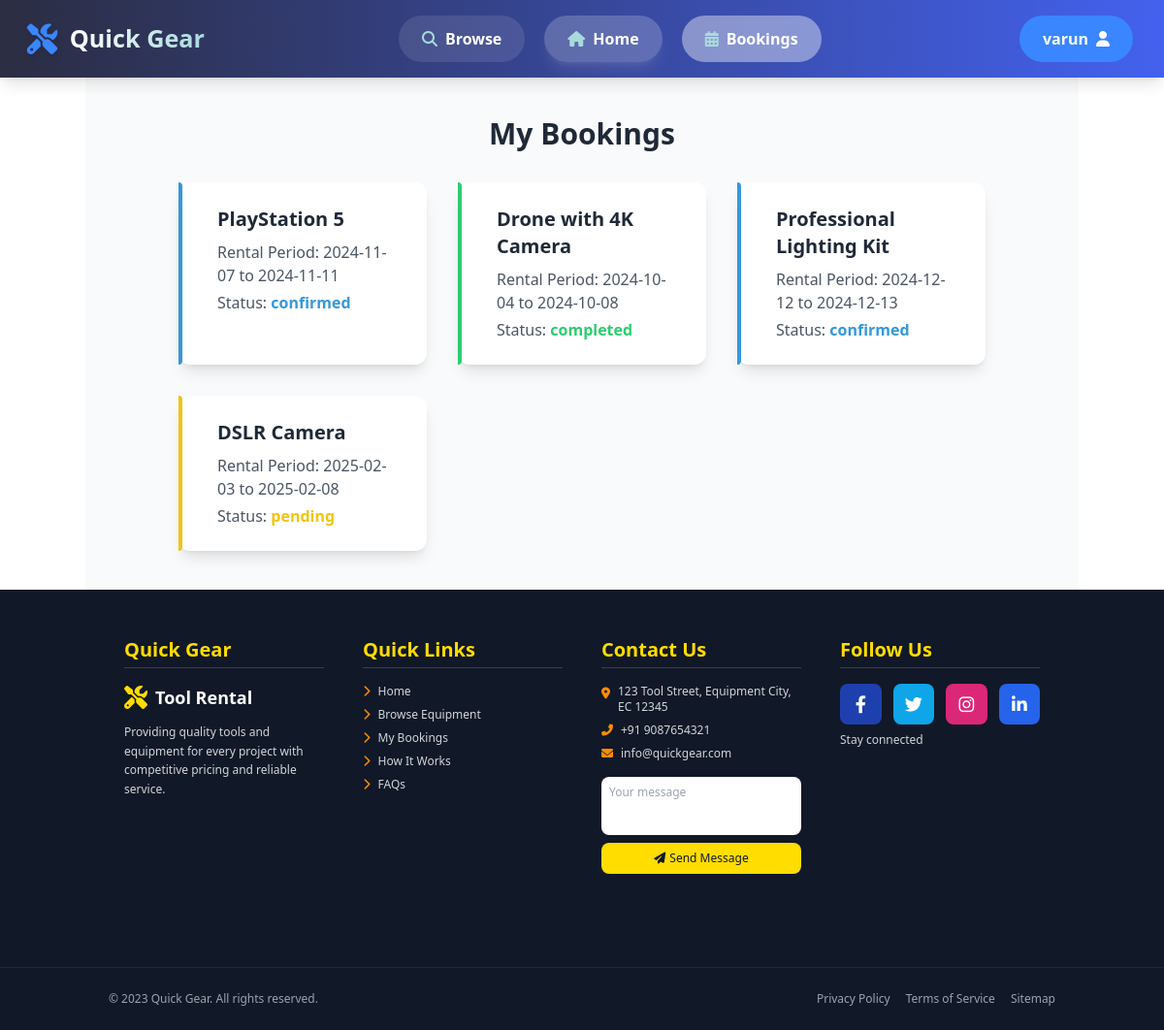
Page /bookings.php (signed in) on the earlier database version.
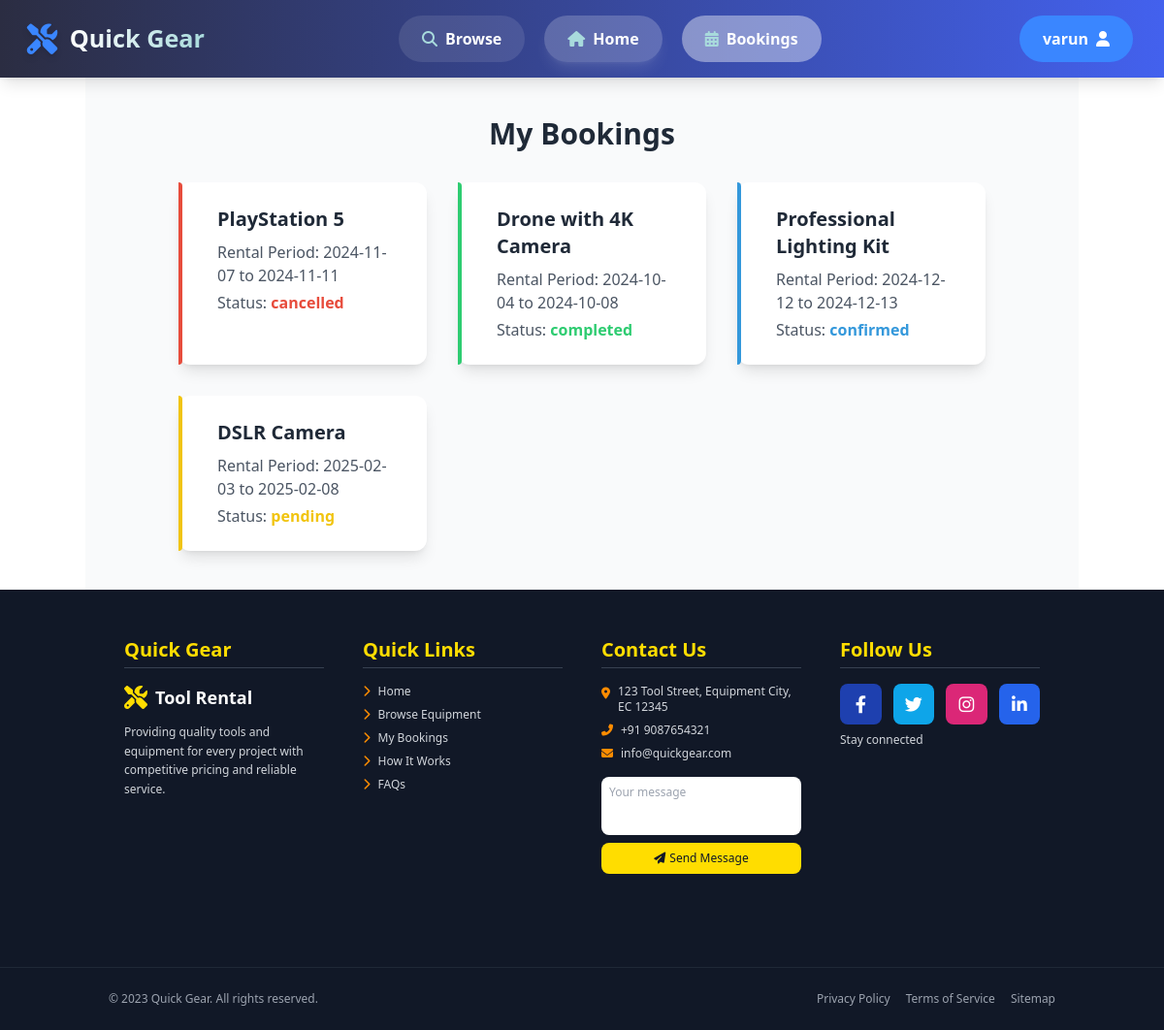
Same page on the later database version.
### tables this page shows
CREATE TABLE `bookings` (
  `id` int(11) NOT NULL,
  `user_id` int(11) NOT NULL DEFAULT 0,
  `product_id` int(11) NOT NULL,
  `full_name` varchar(255) NOT NULL,
  `email` varchar(255) NOT NULL,
  `phone` varchar(50) NOT NULL,
  `start_date` date NOT NULL,
  `end_date` date NOT NULL,
  `message` text DEFAULT NULL,
  `booking_date` timestamp NOT NULL DEFAULT current_timestamp(),
  `status` varchar(20) DEFAULT 'pending'
);

CREATE TABLE `products` (
  `id` int(11) NOT NULL,
  `name` varchar(255) NOT NULL,
  `category` varchar(50) NOT NULL,
  `description` text NOT NULL,
  `price` decimal(10,2) NOT NULL,
  `price_type` varchar(20) NOT NULL,
  `deposit` decimal(10,2) NOT NULL,
  `status` varchar(20) NOT NULL,
  `image` text NOT NULL,
  `features` text NOT NULL
);

### data/bookings_data.php (called while the page is built, shortened)
<?php
$host = "localhost";
$dbname = "quick-gear-db";
$user = "root";
$pass = "";
$userId = $_SESSION['user_id'];
try {
    $pdo = new PDO("mysql:host=$host;dbname=$dbname;charset=utf8", $user, $pass);
    $pdo->setAttribute(PDO::ATTR_ERRMODE, PDO::ERRMODE_EXCEPTION);
    $query = "SELECT bookings.*, products.name AS item_name
              FROM bookings
              JOIN products ON bookings.product_id = products.id
              WHERE bookings.user_id = :user_id";
    $stmt = $pdo->prepare($query);
    $stmt->bindParam(':user_id', $userId, PDO::PARAM_INT);
    $stmt->execute();
    $bookings = $stmt->fetchAll(PDO::FETCH_ASSOC);
} catch (PDOException $e) {
    error_log($e->getMessage());
    $bookings = [];
}
?>

### bookings.php (the view, shortened to what this page needs)
<?php
include './includes/header.php';
include './data/bookings_data.php';
?>
<head>
    <link rel="stylesheet" href="https://cdnjs.cloudflare.com/ajax/libs/font-awesome/6.4.0/css/all.min.css">
    <script src="https://cdn.tailwindcss.com"></script>
</head>
<main class="container mx-auto py-10 bg-gray-50 px-24">
    <h2 class="text-3xl font-bold text-gray-800 mb-8 text-center">My Bookings</h2>
    <div class="grid grid-cols-1 sm:grid-cols-2 lg:grid-cols-3 gap-8">
        <?php foreach ($bookings as $booking): ?>
            <?php
            $statusColor = ($booking['status'] === 'completed') ? '#2ecc71' :
                (($booking['status'] === 'pending') ? '#f1c40f' :
                    (($booking['status'] === 'confirmed') ? '#3498db' : '#e74c3c'));
            ?>
            <div class="relative bg-white p-6 rounded-xl shadow-lg transition transform hover:scale-105 hover:shadow-2xl">
                <div class="absolute inset-y-0 left-0 w-1 rounded-r-xl"
                    style="background-color: <?= htmlspecialchars($statusColor) ?>;"></div>
                <div class="ml-4">
                    <h3 class="text-xl font-bold text-gray-800 mb-2"><?= htmlspecialchars($booking['item_name']) ?></h3>
                    <p class="text-gray-600 mb-1">Rental Period: <?= htmlspecialchars($booking['start_date']) ?> to
                        <?= htmlspecialchars($booking['end_date']) ?>
                    </p>
                    <p class="text-gray-600">Status:
                        <span class="font-semibold" style="color: <?= htmlspecialchars($statusColor) ?>">
                            <?= htmlspecialchars($booking['status']) ?>
                        </span>
                    </p>
                </div>
            </div>
        <?php endforeach; ?>
    </div>
</main>
<?php include './includes/footer.php'; ?>

Differences in the rows shown:
changed bookings "PlayStation 5": status "confirmed" → "cancelled"
